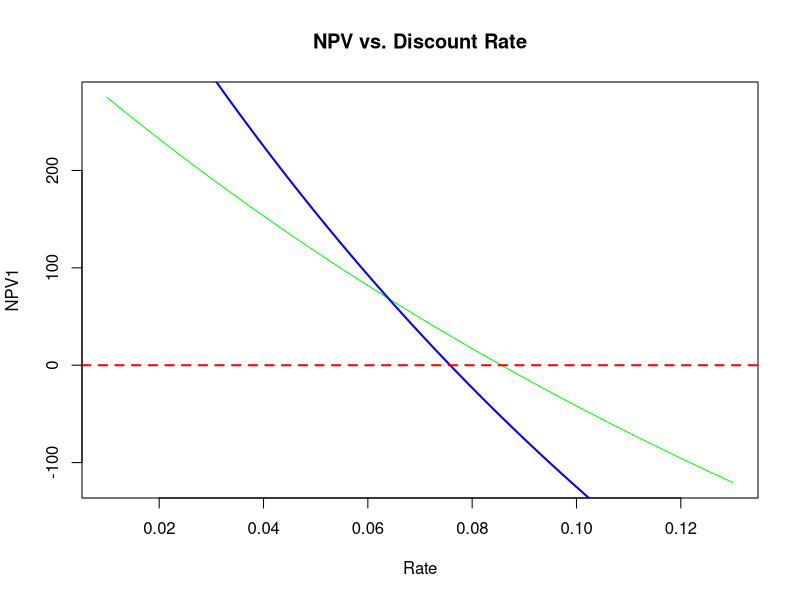

Recreate this plot in R.
## ---- chunk 1
# Package for markdown "kable" tables
library(knitr)
## ---- chunk 2
# Input cash flows of specific projects
cashFlows1 <- c(-1000, rep(220,6))
cashFlows2 <- c(-1000, rep(0,5), 1550)
discountRate <- 0.05
## ---- chunk 3
n <- length(cashFlows1)

discountCF_1 <- rep(0, n)
discountCF_2 <- rep(0, n)

for(i in 1:n) {
	discountCF_1[i] <- cashFlows1[i]/(1+discountRate)^(i-1)
	discountCF_2[i] <- cashFlows2[i]/(1+discountRate)^(i-1)
	discountMat <- cbind(discountCF_1, discountCF_2)
}
## ---- chunk 4
NPVmat <- data.frame(colSums(discountMat))
rownames(NPVmat) <- c("Project_1", "Project_2")
colnames(NPVmat) <- "NPV"
kable(data.frame(NPVmat), align = "l")
## ---- chunk 5
DiscountRates <- seq(0.01,0.13,0.001)
rates_n <- length(DiscountRates)
# Empty matrix for each project's NPV 
# for each discount rate
DiscountMatrix <- cbind(0,0,DiscountRates)
colnames(DiscountMatrix) <- c("NPV1", "NPV2", "Rate")

# empty vectors
n <- length(cashFlows1)
discountCF_1 <- rep(0, n)
discountCF_2 <- rep(0, n)

for(i in 1:rates_n) {
	for(j in 1:n){
		discountCF_1[j] <- cashFlows1[j]/(1+DiscountRates[i])^(j-1)
		discountCF_2[j] <- cashFlows2[j]/(1+DiscountRates[i])^(j-1)
	}
	DiscountMatrix[i,1] <- sum(discountCF_1)
	DiscountMatrix[i,2] <- sum(discountCF_2)
}
## ---- chunk 6
# Plot NPV vs Discount Rate
plot(NPV1 ~ Rate, DiscountMatrix, type = "l", col = "green",
		 main = "NPV vs. Discount Rate")
lines(NPV2 ~ Rate, DiscountMatrix, col = "blue", lwd = 2)
abline(h = 0, lty = 2, col = "red", lwd = 2)
